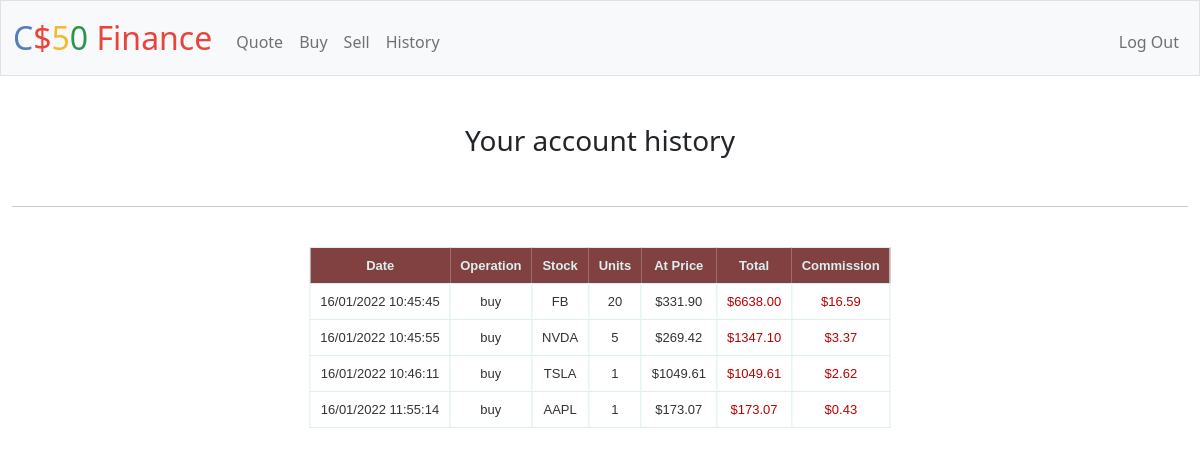
The app's page /history (signed in) with its own data.
### tables this page shows
CREATE TABLE history (id integer, date text, operation text, symbol text, quantity integer, price real, total real, value real, user_id integer, commission real, primary key(id), foreign key(user_id) references users(id));

### app.py (the view)
@ app.route("/history")
@ login_required
def history():
    history = db.execute(
        "select * from history where user_id = ?", session["user_id"])
    if session["user_id"] == 1:
        adm_history = db.execute("select * from commission_history")
    else:
        adm_history = [0]
    if len(history) > 0:
        del history[0]["id"]
        return render_template("history.html", history=history, adm_history=adm_history)
    else:
        return apology("your history is empty")

### app.py (called while the page is built)
@app.after_request
def after_request(response):
    response.headers["Cache-Control"] = "no-cache, no-store, must-revalidate"
    response.headers["Expires"] = 0
    response.headers["Pragma"] = "no-cache"
    return response

### helpers.py (called while the page is built)
def login_required(f):
    @wraps(f)
    def decorated_function(*args, **kwargs):
        if session.get("user_id") is None:
            return redirect("/login")
        return f(*args, **kwargs)
    return decorated_function

### templates/history.html (shortened to what this page needs)
{% extends "layout.html" %} {% block title %}History{% endblock %} {% block main %}
<h3>Your account history</h3>
<br>
<hr>
<br>
<div class="section" style="position: relative; position: relative;
left: 50%;
transform: translateX(-50%);">
    <table class="zui-table">
        <thead>
            <tr>
                <th>Date</th>
                <th>Operation</th>
                <th>Stock</th>
                <th>Units</th>
                <th>At Price</th>
                <th>Total</th>
                <th>Commission</th>
            </tr>
        </thead>
        {% for i in history %}
        <tbody>
            <tr>
                <td>{{i["date"]}}</td>
                <td>{{i["operation"]}}</td>
                <td>{{i["symbol"]}}</td>
                <td>{{i["quantity"]}}</td>
                <td>{{"$%.2f"|format(i["price"])}}</td>
                 {% if i["operation"] == 'buy'%}
                <td style="color:rgb(185, 0, 0);">{{"$%.2f"|format(i["total"])}}</td>
                {% endif %}
                <td style="color:rgb(185, 0, 0);">{{"$%.2f"|format(i["commission"])}}</td>
            </tr>
        </tbody>
        {% endfor %}
    </table>
    <br>
</div>
<br> {% endblock %}

### static/styles.css (style rules this page uses)
.zui-table { position: relative; left: 50%; transform: translateX(-50%); align-items: center; border: solid 1px #DDEEEE; border-collapse: collapse; border-spacing: 0; font: normal 13px Arial, sans-serif; }
.zui-table thead th { background-color: #814141; color: #DDEEEE; padding: 10px; text-align: center; }
.zui-table tbody td { border: solid 1px #DDEEEE; color: #333; padding: 10px; text-shadow: 1px 1px 1px #fff; }

### records on screen
history: date "16/01/2022 10:45:45", operation "buy", symbol "FB", quantity "20", price "$331.90", total "$6638.00", commission "$16.59"
history: date "16/01/2022 10:45:55", operation "buy", symbol "NVDA", quantity "5", price "$269.42", total "$1347.10", commission "$3.37"
history: date "16/01/2022 10:46:11", operation "buy", symbol "TSLA", quantity "1", price "$1049.61", total "$1049.61", commission "$2.62"
history: date "16/01/2022 11:55:14", operation "buy", symbol "AAPL", quantity "1", price "$173.07", total "$173.07", commission "$0.43"
